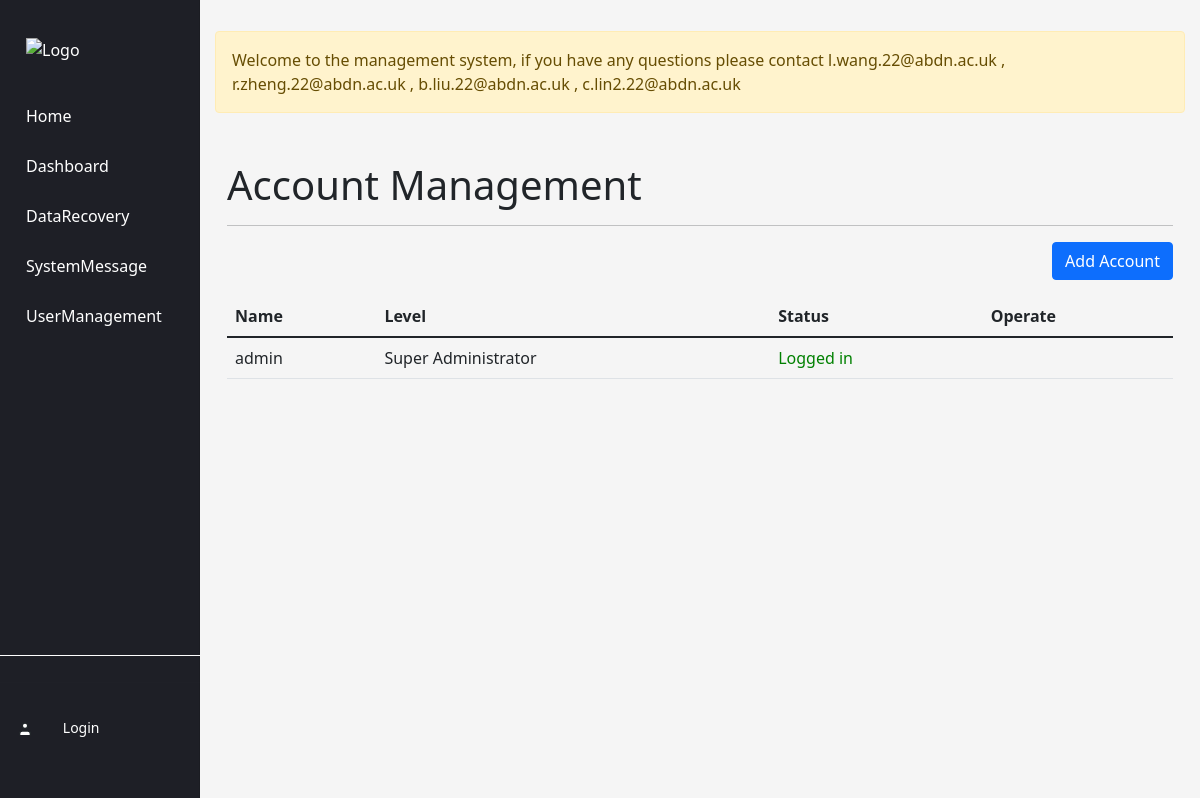
/authen/user/, run on an earlier commit of the app's database.
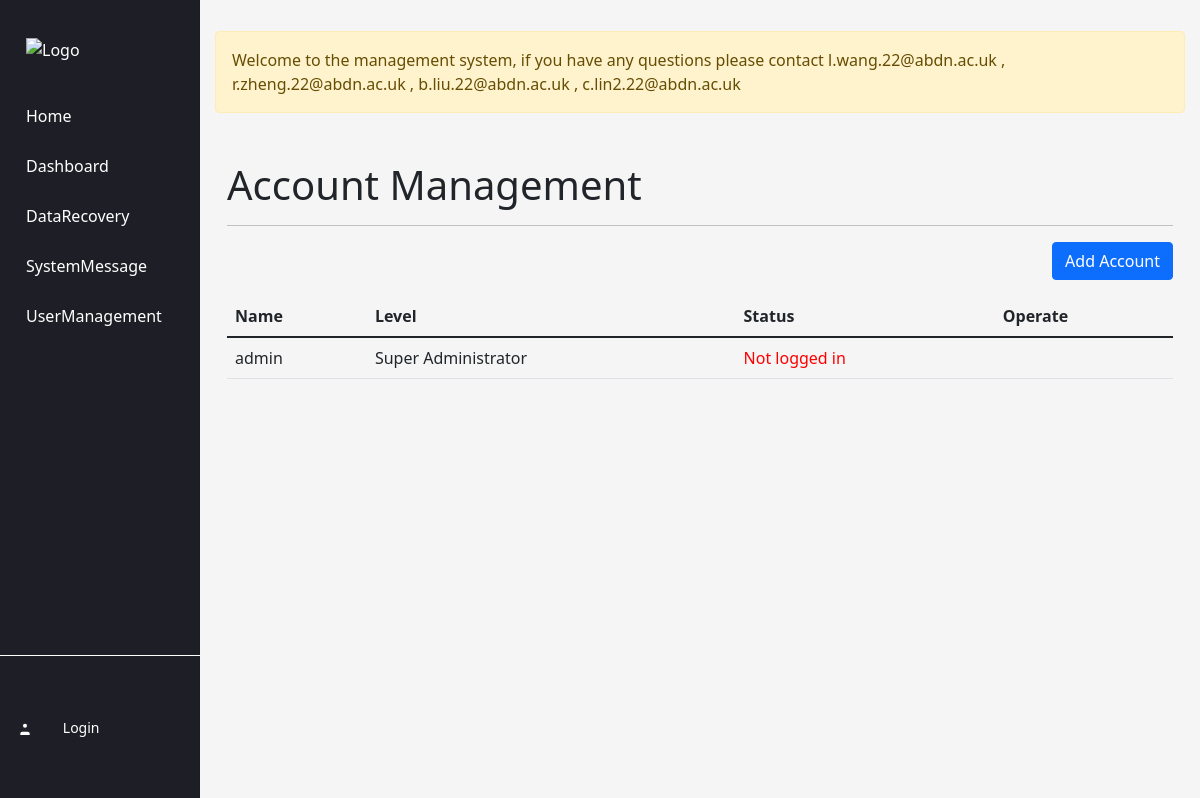
And on a later commit of the database.
### disaster_chat/models.py (models this page shows)
class Message(models.Model):
    id = models.AutoField(primary_key=True)
    message = models.TextField()
    class Meta:
        db_table = 'disaster_message'

### disaster_authen/models.py (models this page shows, shortened)
class DisasterUser(models.Model):
    user_id = models.IntegerField(primary_key=True)
    user_password = models.TextField()
    user_name = models.TextField()
    user_level = models.IntegerField()
    login_status = models.TextField()
    is_banned = models.IntegerField()
    is_delete = models.IntegerField()
    is_approved = models.IntegerField()
    class Meta:
        db_table = 'disaster_user'

### disaster_authen/views.py (the view)
# urls.py: path('user/', views.user_list, name='userlist'),
def user_list(request):
    message_obj = get_message_obj()
    users = DisasterUser.objects.filter(is_delete=0)
    return render(request, 'disaster_authen/userlist.html', {'users': users,'message_obj': message_obj})

### disaster_authen/views.py (called while the page is built)
def get_message_obj():
    message_obj = Message.objects.order_by('-id')
    return message_obj

### disaster_authen/templates/disaster_authen/userlist.html (shortened to what this page needs)
{% include 'common/header.html' %} {% include 'common/nav.html' %}
<div class="main-content">
    <div class="alert alert-warning mt-3" role="alert">
        {{message_obj.0.message}}
    </div>
    <div class="container mt-5">
        <h1>Account Management</h1>
        <hr>
        <div class="d-flex justify-content-end mb-3">
            <a href="/authen/adduser/" class="btn btn-primary">Add Account</a>
        </div>
        <table class="table">
            <thead>
                <tr>
                    <th>Name</th>
                    <th>Level</th>
                    <th>Status</th>
                    <th>Operate</th>
                </tr>
            </thead>
            <tbody>
                {% for user in users %}
                <tr>
                    <td>{{ user.user_name }}</td>
                    <td>{% if user.user_level == 3 %}
                        Super Administrator
                        {% elif user.user_level == 2 %}
                        Administrator
                        {% elif user.user_level == 1 %}
                        General User
                        {% endif %}
                    </td>
                    <td>{% if user.login_status == '1' %}
                        <span style="color:green">Logged in</span>
                        {% else %}
                        <span style="color:red">Not logged in</span>
                        {% endif %}
                    </td>
                    <td>
                    </td>
                {% endfor %}
                </tr>
            </tbody>
        </table>
    </div>
</div>

### templates/common/header.html (shortened to what this page needs)
<!DOCTYPE html>
<html>
<head>
    <link rel="stylesheet" href="https://cdn.jsdelivr.net/npm/bootstrap@5.1.3/dist/css/bootstrap.min.css">
</head>
<body>

### templates/common/nav.html (shortened to what this page needs)
<div class="sidebar">
    <a class="navbar-brand d-flex align-items-center" href="#">
        <img src="https://www.abdn.ac.uk/global/images/layout/UoA_Primary_Logo_RGB_2018.svg?v=1537886890" alt="Logo" class="me-2" height="40">
    </a>
    <a href="/">Home</a>
    <a href="/dashboard">Dashboard</a>
    <a href="/trash">DataRecovery</a>
    <a href="/chat">SystemMessage</a>
    <a href="/authen/user">UserManagement</a>
    <div class="auth-links">
        <hr> &nbsp; &nbsp;
        <svg stroke="currentColor" fill="none" stroke-width="2" viewBox="0 0 24 24" stroke-linecap="round" stroke-linejoin="round" class="h-4 w-4" height="1em" width="1em" xmlns="http://www.w3.org/2000/svg"><path d="M20 21v-2a4 4 0 0 0-4-4H8a4 4 0 0 0-4 4v2"></path><circle cx="12" cy="7" r="4"></circle></svg>        {% if request.COOKIES.username %}
        <a href="#">{{ request.COOKIES.username }}</a><br> &nbsp; &nbsp;
        <svg stroke="currentColor" fill="none" stroke-width="2" viewBox="0 0 24 24" stroke-linecap="round" stroke-linejoin="round" class="h-4 w-4" height="1em" width="1em" xmlns="http://www.w3.org/2000/svg"><path d="M20 21v-2a4 4 0 0 0-4-4H8a4 4 0 0 0-4 4v2"></path><circle cx="12" cy="7" r="4"></circle></svg>
        <a href="/authen/login">logout</a><br> &nbsp; &nbsp; {% else %}
        <a href="/authen/login">Login</a><br> &nbsp; &nbsp; {% endif %}
    </div>
</div>

### templates/common/header.html (style rules this page uses)
body { background-color: #f5f5f5; }
.navbar-brand img { max-height: 50px; }
.navbar-brand, .navbar-nav .nav-link { color: white; font-size: 20px; }
.sidebar { position: fixed; top: 0; bottom: 0; left: 0; z-index: 100; display: block; overflow-x: hidden; overflow-y: auto; padding: 48px 0 0; box-shadow: inset -1px 0 0 rgba(0, 0, 0, .1); }

### templates/common/nav.html (style rules this page uses)
.sidebar { height: 100%; width: 200px; position: fixed; z-index: 1; top: 0; left: 0; background-color: #1e1f26; padding-top: 20px; }
.sidebar a { padding: 8px 8px 8px 16px; text-decoration: none; font-size: 16px; color: #ffffff; display: block; font-family: 'Segoe UI', Tahoma, Geneva, Verdana, sans-serif; margin-top: 10px; margin-left: 10px; }
.main-content { margin-left: 200px; padding: 15px; }
.auth-links { position: absolute; bottom: 30px; width: 100%; border-top: 1px solid #ffffff; padding-top: 10px; text-align: left; }
.auth-links a { color: #ffffff; font-size: 14px; font-family: 'Segoe UI', Tahoma, Geneva, Verdana, sans-serif; display: inline-block; padding-left: 16px; }
.auth-links svg { width: 16px; height: 16px; fill: #ffffff; vertical-align: middle; }

What changed in the data, as far as the page shows it:
changed DisasterUser "admin": login_status "Logged in" → "Not logged in"
